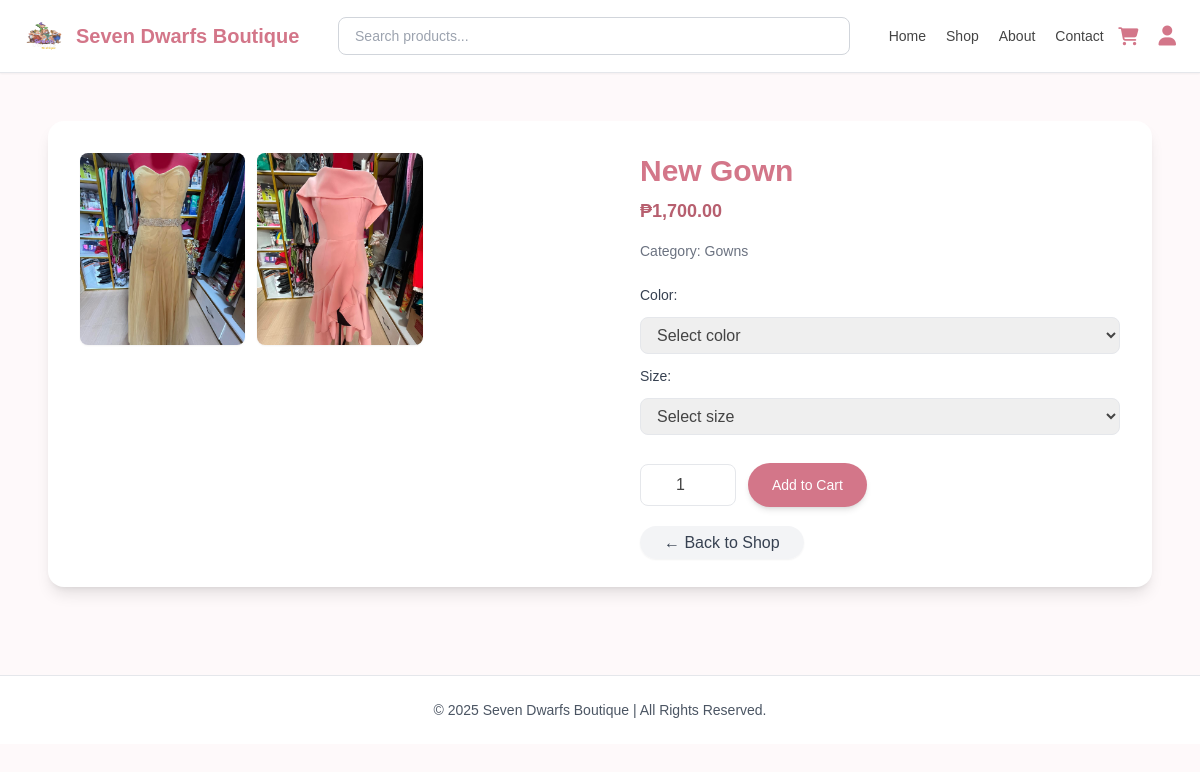
Screenshot of /customerside/product_detail.php?product_id=14 with the database file from the repository.
### tables this page shows
CREATE TABLE `products` (
  `product_id` int(11) NOT NULL,
  `product_name` varchar(255) DEFAULT NULL,
  `description` text DEFAULT NULL,
  `price_id` int(11) DEFAULT NULL,
  `stocks` int(11) DEFAULT NULL,
  `category_id` int(11) DEFAULT NULL,
  `image_url` text DEFAULT NULL,
  `created_at` timestamp NOT NULL DEFAULT current_timestamp(),
  `supplier_id` int(11) DEFAULT NULL,
  `supplier_price` decimal(10,2) NOT NULL,
  `revenue` decimal(10,2) GENERATED ALWAYS AS (`price_id` - `supplier_price`) STORED,
  `sizes` varchar(255) DEFAULT NULL,
  `colors` varchar(255) DEFAULT NULL
);

CREATE TABLE `categories` (
  `category_id` int(11) NOT NULL,
  `category_code` varchar(10) DEFAULT NULL,
  `category_name` varchar(100) NOT NULL
);

### customerside/product_detail.php (the view, shortened to what this page needs)
<?php
require 'conn.php';
$isLoggedIn = isset($_SESSION['customer_id']);
$product_id = (int)$_GET['product_id'];
$stmt = $conn->prepare("
  SELECT p.product_id, p.product_name, p.price_id, p.description, p.image_url, c.category_name
  FROM products p
  LEFT JOIN categories c ON p.category_id = c.category_id
  WHERE p.product_id = ?
");
$stmt->bind_param("i", $product_id);
$stmt->execute();
$result = $stmt->get_result();
$product = $result->fetch_assoc();
$images = [];
$raw = trim($product['image_url'] ?? '');
if ($raw && str_starts_with($raw, '[')) {
  $decoded = json_decode($raw, true);
  if (is_array($decoded)) $images = $decoded;
} elseif ($raw) {
  $images = array_filter(array_map('trim', explode(',', $raw)));
}
$displayImages = [];
if (!empty($images)) {
  foreach ($images as $img) {
    $img = trim($img);
    if (!str_contains($img, 'uploads/')) {
      $img = '../uploads/products/' . basename($img);
    } elseif (str_starts_with($img, 'uploads/')) {
      $img = '../' . $img;
    }
    $displayImages[] = htmlspecialchars($img);
  }
} else {
  $displayImages[] = '../uploads/products/default.png';
}
$colors = [];
$sizes = [];
$color_query = $conn->prepare("
  SELECT DISTINCT col.color_id, col.color
  FROM stock st
  JOIN colors col ON st.color_id = col.color_id
  WHERE st.product_id = ?
");
$color_query->bind_param("i", $product_id);
$color_query->execute();
$color_result = $color_query->get_result();
while ($row = $color_result->fetch_assoc()) {
  $colors[] = $row;
}
$size_query = $conn->prepare("
  SELECT DISTINCT sz.size_id, sz.size
  FROM stock st
  JOIN sizes sz ON st.size_id = sz.size_id
  WHERE st.product_id = ?
");
$size_query->bind_param("i", $product_id);
$size_query->execute();
$size_result = $size_query->get_result();
while ($row = $size_result->fetch_assoc()) {
  $sizes[] = $row;
}
$avatar = '../assets/default-avatar.png';
?>
<!DOCTYPE html>
<html lang="en">
<head>
  <script src="https://cdn.tailwindcss.com"></script>
  <link rel="stylesheet" href="https://cdnjs.cloudflare.com/ajax/libs/font-awesome/6.4.0/css/all.min.css"/>
</head>
<body>
<nav class="bg-white border-b border-gray-200 shadow-sm sticky top-0 z-50">
  <div class="max-w-7xl mx-auto flex justify-between items-center px-6 py-4">
    <div class="flex items-center gap-3">
      <img src="../logo.png" alt="Logo" class="w-10 h-10 rounded-full">
      <h1 class="text-xl font-semibold text-[var(--rose)]">Seven Dwarfs Boutique</h1>
    </div>
    <form action="shop.php" method="get" class="flex flex-1 mx-6 max-w-lg">
      <input type="text" name="search" placeholder="Search products..."
             class="w-full px-4 py-2 border border-gray-300 rounded-lg focus:ring-2 focus:ring-[var(--rose)] outline-none text-sm">
    </form>
    <ul class="hidden md:flex space-x-5 text-sm font-medium">
      <li><a href="homepage.php" class="nav-link">Home</a></li>
      <li><a href="shop.php" class="nav-link">Shop</a></li>
      <li><a href="about.php" class="nav-link">About</a></li>
      <li><a href="contact.php" class="nav-link">Contact</a></li>
    </ul>
    <div class="flex items-center gap-5">
      <a href="cart.php" class="text-[var(--rose)] hover:text-[var(--rose-hover)] relative">
        <i class="fa-solid fa-cart-shopping text-lg"></i>
      </a>
      <div class="relative">
        <?php if ($isLoggedIn): ?>
          <img src="<?= $avatar ?>" class="w-8 h-8 rounded-full border cursor-pointer">
        <?php else: ?>
          <a href="homepage.php" class="text-[var(--rose)] hover:text-[var(--rose-hover)]">
            <i class="fa-solid fa-user text-xl"></i>
          </a>
        <?php endif; ?>
      </div>
    </div>
  </div>
</nav>
<section class="max-w-6xl mx-auto px-6 py-12">
  <div class="flex flex-col md:flex-row gap-10 bg-white rounded-2xl shadow-lg p-8">
    <div class="md:w-1/2 grid grid-cols-2 sm:grid-cols-3 gap-3">
      <?php foreach ($displayImages as $img): ?>
        <img src="<?= $img ?>" alt="<?= htmlspecialchars($product['product_name']); ?>"
             class="w-full h-48 object-cover rounded-lg shadow-sm hover:scale-105 transition-transform duration-200"
             onerror="this.src='../uploads/products/default.png';">
      <?php endforeach; ?>
    </div>
    <div class="flex-1">
      <h2 class="text-3xl font-semibold text-[var(--rose)]"><?= htmlspecialchars($product['product_name']); ?></h2>
      <p class="text-lg font-bold text-[var(--rose-hover)] mt-2">₱<?= number_format($product['price_id'], 2); ?></p>
      <p class="text-gray-500 mt-3 text-sm">Category: <?= htmlspecialchars($product['category_name']); ?></p>
<form method="POST" action="add_to_cart.php" class="flex flex-col gap-3 mt-6">
  <label class="text-sm font-medium text-gray-700">Color:</label>
  <select name="color_id" required class="border rounded-lg px-3 py-2 focus:ring-2 focus:ring-[var(--rose)]"
    <?= empty($colors) ? 'disabled' : ''; ?>>
    <option value="">Select color</option>
  </select>
  <label class="text-sm font-medium text-gray-700">Size:</label>
  <select name="size_id" required class="border rounded-lg px-3 py-2 focus:ring-2 focus:ring-[var(--rose)]"
    <?= empty($sizes) ? 'disabled' : ''; ?>>
    <option value="">Select size</option>
  </select>
  <div class="flex items-center gap-3 mt-4">
    <input type="number" name="quantity" value="1" min="1"
           class="border rounded-lg px-3 py-2 w-24 text-center focus:ring-2 focus:ring-[var(--rose)]">
    <button type="submit"
            class="bg-[var(--rose)] text-white px-6 py-3 rounded-full text-sm shadow-md hover:bg-[var(--rose-hover)] transition">
      Add to Cart
    </button>
  </div>
</form>
      <div class="mt-6">
        <a href="shop.php"
           class="bg-gray-100 text-gray-700 px-6 py-2 rounded-full shadow-sm hover:bg-gray-200 transition">
          ← Back to Shop
        </a>
      </div>
    </div>
  </div>
</section>
<footer class="bg-white border-t border-gray-200 py-6 mt-10 text-center text-sm text-gray-600">
  © <?= date('Y') ?> Seven Dwarfs Boutique | All Rights Reserved.
</footer>
</body>
</html>

### customerside/product_detail.php (style rules this page uses)
:root { --rose: #d37689; --rose-hover: #b75f6f; --soft-bg: #fef9fa; }
body { background-color: var(--soft-bg); font-family: 'Poppins', sans-serif; color: #444; }

### rows the page displays
products: product_name "New Gown", price "1,700.00", category.category_name "Gowns"
